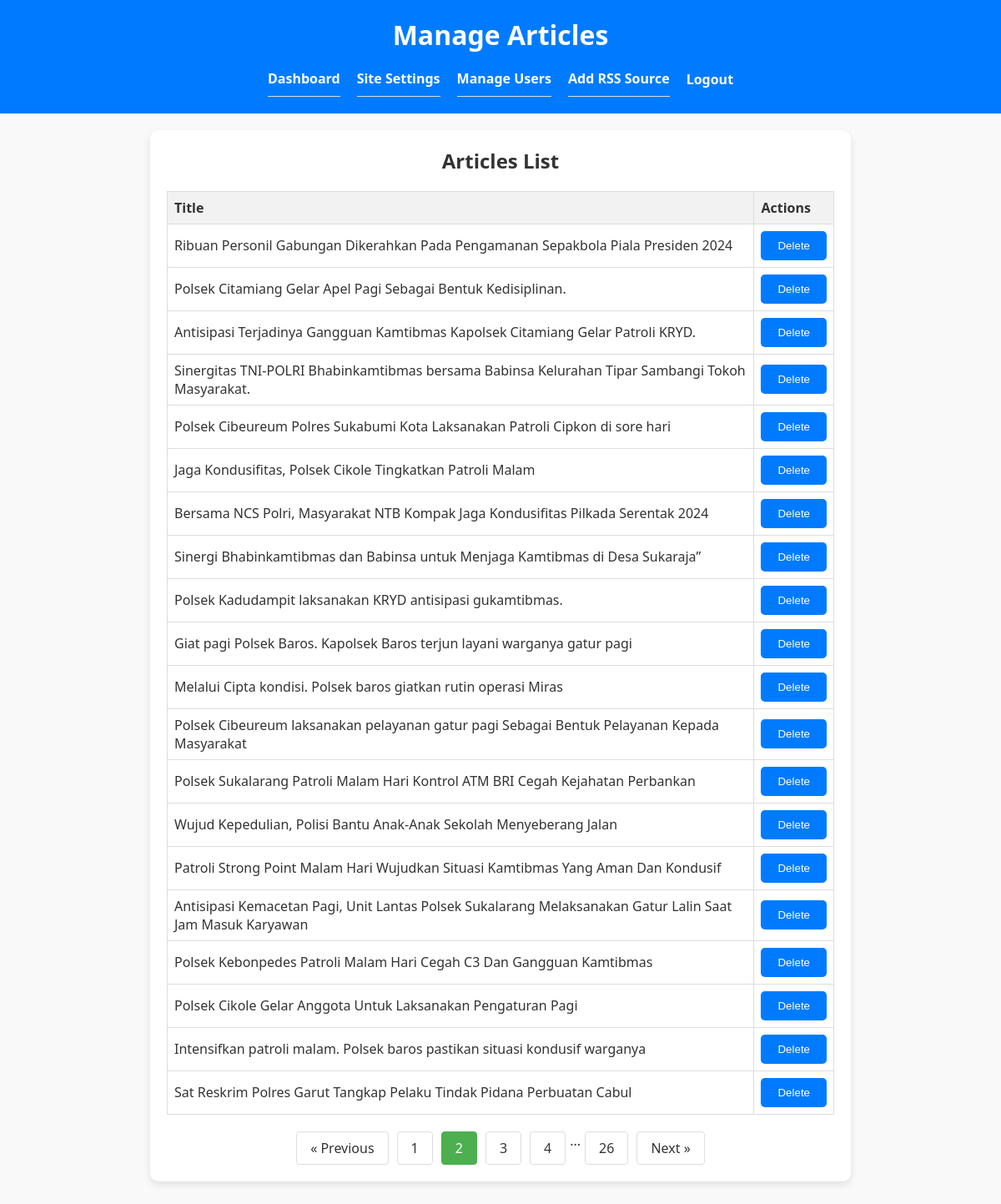
Screenshot of /admin/manage_articles.php?page=2 (signed in) with the database file from the repository.
### tables this page shows
CREATE TABLE `articles` (
  `id` int(11) NOT NULL,
  `title` varchar(255) DEFAULT NULL,
  `content` text,
  `image` varchar(255) DEFAULT NULL,
  `link` varchar(255) DEFAULT NULL,
  `excerpt` text,
  `category_id` int(11) DEFAULT NULL,
  `slug` varchar(255) DEFAULT NULL,
  `views` int(11) DEFAULT '0',
  `created_at` datetime DEFAULT CURRENT_TIMESTAMP
);

### admin/manage_articles.php (the view, shortened to what this page needs)
<?php
include '../includes/db.php';
$page = isset($_GET['page']) ? (int)$_GET['page'] : 1;
$page = $page < 1 ? 1 : $page;
$offset = ($page - 1) * ARTICLES_PER_PAGE;
$total_articles_result = $conn->query("SELECT COUNT(*) AS count FROM articles");
$total_articles_row = $total_articles_result->fetch_assoc();
$total_articles = $total_articles_row['count'];
$articles = $conn->query("SELECT * FROM articles LIMIT $offset, " . ARTICLES_PER_PAGE);
$total_pages = ceil($total_articles / ARTICLES_PER_PAGE);
?>
<!DOCTYPE html>
<html>
<head>
    <link rel="stylesheet" href="../css/admin_style.css">
</head>
<body>
    <header>
        <h1>Manage Articles</h1>
        <nav>
            <ul>
                <li><a href="index.php">Dashboard</a></li>
                <li><a href="site_settings.php">Site Settings</a></li>
                <li><a href="manage_users.php">Manage Users</a></li>
                <li><a href="add_source.php">Add RSS Source</a></li>
                <li><a href="logout.php">Logout</a></li>
            </ul>
        </nav>
    </header>
    <main>
        <section>
            <h2>Articles List</h2>
            <?php if ($articles && $articles->num_rows > 0) : ?>
                <table>
                    <tr>
                        <th>Title</th>
                        <th>Actions</th>
                    </tr>
                    <?php while ($row = $articles->fetch_assoc()) : ?>
                        <tr>
                            <td><?php echo htmlspecialchars($row['title']); ?></td>
                            <td>
                                <form method="post" style="display:inline;">
                                    <button type="submit" name="delete">Delete</button>
                                </form>
                            </td>
                        </tr>
                    <?php endwhile; ?>
                </table>
            <?php else : ?>
                <p>No articles found.</p>
            <?php endif; ?>
            <div class="pagination">
                <?php if ($page > 1) : ?>
                    <a href="manage_articles.php?page=<?php echo $page - 1; ?>">&laquo; Previous</a>
                <?php endif; ?>
                <?php
                $start = max(1, $page - 2);
                $end = min($total_pages, $page + 2);
                for ($i = $start; $i <= $end; $i++) {
                    echo '<a href="manage_articles.php?page=' . $i . '" ' . ($i == $page ? 'class="active"' : '') . '>' . $i . '</a>';
                }
                if ($end < $total_pages) {
                    if ($end < $total_pages - 1) {
                        echo '<span>...</span>';
                    }
                    echo '<a href="manage_articles.php?page=' . $total_pages . '">' . $total_pages . '</a>';
                }
                ?>
                <?php if ($page < $total_pages) : ?>
                    <a href="manage_articles.php?page=<?php echo $page + 1; ?>">Next &raquo;</a>
                <?php endif; ?>
            </div>
        </section>
    </main>
</body>
</html>

### css/admin_style.css (style rules this page uses)
body { font-family: 'Segoe UI', Tahoma, Geneva, Verdana, sans-serif; background-color: #f9f9f9; color: #333; margin: 0; padding: 0; display: flex; flex-direction: column; min-height: 100vh; }
header { background-color: #007bff; color: #fff; padding: 20px; text-align: center; }
header h1 { margin: 0; }
nav ul { list-style: none; padding: 0; margin: 10px 0 0 0; display: flex; justify-content: center; }
nav ul li { margin: 0 10px; }
nav ul li a { color: #fff; text-decoration: none; font-weight: bold; }
main { flex: 1; padding: 20px; display: flex; justify-content: center; align-items: center; flex-direction: column; }
section { background-color: white; padding: 20px; border-radius: 10px; box-shadow: 0 4px 8px rgba(0, 0, 0, 0.1); margin-bottom: 20px; width: 100%; max-width: 800px; }
h2 { margin-top: 0; text-align: center; }
form button { padding: 10px 20px; background-color: #007bff; color: white; border: none; border-radius: 5px; cursor: pointer; }
ul { list-style: none; padding: 0; }
ul li { display: flex; justify-content: space-between; align-items: center; padding: 10px 0; border-bottom: 1px solid #ddd; }
ul li:last-child { border-bottom: none; }
button { padding: 5px 10px; background-color: #dc3545; color: white; border: none; border-radius: 5px; cursor: pointer; }

### admin/manage_articles.php (style rules this page uses)
table { width: 100%; border-collapse: collapse; }
table, th, td { border: 1px solid #ddd; }
th, td { padding: 8px; text-align: left; }
th { background-color: #f2f2f2; }
.pagination { display: flex; justify-content: center; margin-top: 20px; }
.pagination a { margin: 0 5px; padding: 8px 16px; text-decoration: none; color: #333; border: 1px solid #ddd; border-radius: 4px; }
.pagination a.active { background-color: #4CAF50; color: white; border: 1px solid #4CAF50; }

### rows the page displays
articles: title "Ribuan Personil Gabungan Dikerahkan Pada Pengamanan Sepakbola Piala Presiden 2024"
articles: title "Polsek Citamiang Gelar Apel Pagi Sebagai Bentuk Kedisiplinan."
articles: title "Antisipasi Terjadinya Gangguan Kamtibmas Kapolsek Citamiang Gelar Patroli KRYD."
articles: title "Sinergitas TNI-POLRI Bhabinkamtibmas bersama Babinsa Kelurahan Tipar Sambangi Tokoh Masyarakat."
articles: title "Polsek Cibeureum Polres Sukabumi Kota Laksanakan Patroli Cipkon di sore hari"
articles: title "Jaga Kondusifitas, Polsek Cikole Tingkatkan Patroli Malam"
articles: title "Bersama NCS Polri, Masyarakat NTB Kompak Jaga Kondusifitas Pilkada Serentak 2024"
articles: title "Sinergi Bhabinkamtibmas dan Babinsa untuk Menjaga Kamtibmas di Desa Sukaraja”"
articles: title "Polsek Kadudampit laksanakan KRYD antisipasi gukamtibmas."
articles: title "Giat pagi Polsek Baros. Kapolsek Baros terjun layani warganya gatur pagi"
articles: title "Melalui Cipta kondisi. Polsek baros giatkan rutin operasi Miras"
articles: title "Polsek Cibeureum laksanakan pelayanan gatur pagi Sebagai Bentuk Pelayanan Kepada Masyarakat"
articles: title "Polsek Sukalarang Patroli Malam Hari Kontrol ATM BRI Cegah Kejahatan Perbankan"
articles: title "Wujud Kepedulian, Polisi Bantu Anak-Anak Sekolah Menyeberang Jalan"
articles: title "Patroli Strong Point Malam Hari Wujudkan Situasi Kamtibmas Yang Aman Dan Kondusif"
articles: title "Antisipasi Kemacetan Pagi, Unit Lantas Polsek Sukalarang Melaksanakan Gatur Lalin Saat Jam Masuk Karyawan"
articles: title "Polsek Kebonpedes Patroli Malam Hari Cegah C3 Dan Gangguan Kamtibmas"
articles: title "Polsek Cikole Gelar Anggota Untuk Laksanakan Pengaturan Pagi"
articles: title "Intensifkan patroli malam. Polsek baros pastikan situasi kondusif warganya"
articles: title "Sat Reskrim Polres Garut Tangkap Pelaku Tindak Pidana Perbuatan Cabul"

### other values shown
$total_pages "26"
